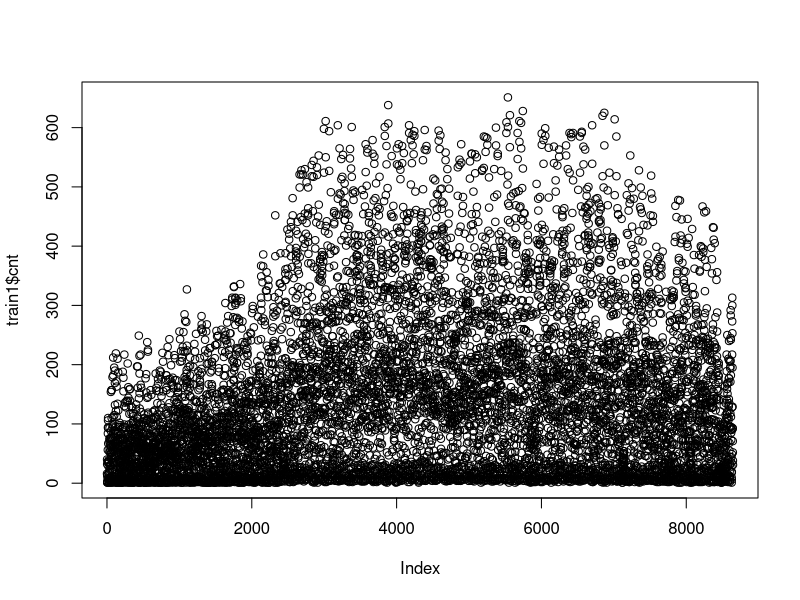
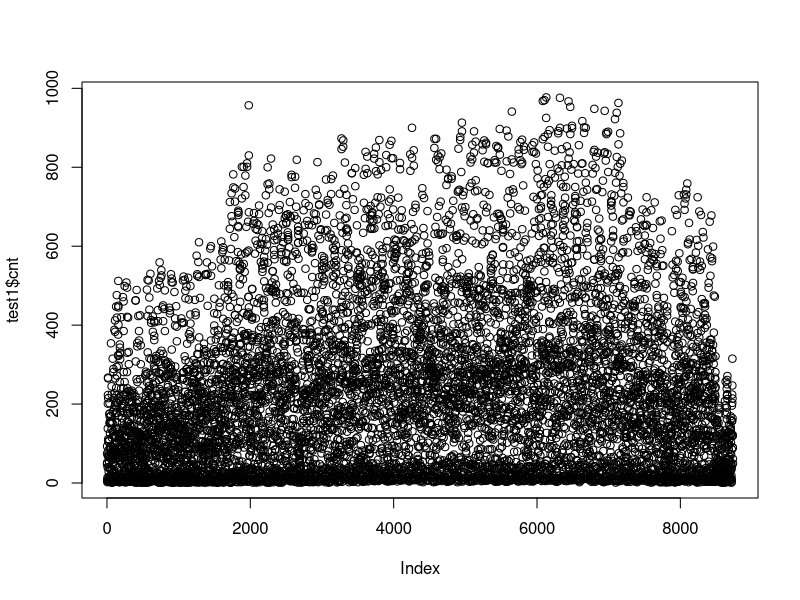

Generate these figures, in order, with R:
### BANA 288: Predictive Analytics

### Homework 2
### Name: Darshana Daga

### Question 1  
### Create two data sets from the original for analysis


setwd('C:\\Users\\darsh\\OneDrive\\Spring Quarter\\Predictive Analytics\\Assignment2')
options(stringsAsFactors = TRUE)    #need to run this twice
dat <- read.csv("hw2_hour.csv")
str(dat)
names(dat)
###  Creating dat1 - qualitative variables as factors
dat1 <- dat
dat1$mnth <- as.factor(dat1$mnth)
dat1$season <- as.factor(dat1$season)
dat1$hr <- as.factor(dat1$hr)
dat1$wkday <- as.factor(dat1$wkday)
dat1$weathersit <- as.factor(dat1$weathersit)
dat1 <- dat1[,c(15,1,3:14)]
str(dat1)
### Creating dat2 - with indicator variables
mnth <- as.factor(dat$mnth)
season <- as.factor(dat$season)
hr <- as.factor(dat$hr)
wkday <- as.factor(dat$wkday)
weathersit <- as.factor(dat$weathersit)
tmp_mnth <- data.frame(model.matrix(~mnth-1))
tmp_season <- data.frame(model.matrix(~season-1))
tmp_hr <- data.frame(model.matrix(~hr-1))
tmp_wkday <- data.frame(model.matrix(~wkday-1))
tmp_weathersit <- data.frame(model.matrix(~weathersit-1))
dat2 <- cbind(dat[,c(15,1,4)], tmp_season[,1:3], 
              tmp_mnth[,1:11], dat[,c(7,9)], 
              tmp_wkday[,1:6], tmp_hr[,1:23], 
              tmp_weathersit[,2:4], dat[,11:14])
rm(mnth, season, hr, wkday, weathersit)
rm(tmp_mnth, tmp_season, tmp_hr, tmp_wkday)
rm(tmp_weathersit)
dat2$workday <- NULL  
## removed workday as it seems to be co-linear with combination of weekday &  holidays together
str(dat2)



### Question 2 - Correlation

dat_cor <-data.frame(cor(dat[,c(15,1,3:14)])[,1])
colnames(dat_cor) <- 'correlation'
dat_cor


# The top 3 correlated variable to response (bike cnt) is temp, atemp and hr(temperature, feeling temperature and hour of the day). The variables do make sense, from a customer perspective if its cold (temp) or feels like cold (atemp) staying indoors seems more obvious choice, whereas if the temperatures are warmer, more people would like to step out. The relationship between temp, atemp and bike cnt is positive which is true to the former statement. Similarly people would be more active according to certain hour of the day, like morning school/work hours, lunch time, evening for going back home or just for fun. The positive correlation does suggest similar relationship among bike rental and the hour of the day.

### Question 3

part3 <- lm(cnt ~ season1 + season2 + season3 + hr0 + hr1 + hr2 + hr3
            + hr4 + hr5 + hr6 + hr7 + hr8 + hr9 + hr10 + hr11 + hr12 +
              hr13 + hr14 + hr15 + hr16 + hr17 + hr18 + hr19 +
              hr20 + hr21 + hr22 + weathersit2 + weathersit3 + weathersit4
            + temp + atemp + hum + windspeed, data = dat2)
summary(part3)

# The regression model part3 interpretation of coefficient of determination:
#   The part3 model explains 62.61% variability in the bike rentals,
# by using the seasonal variables, the hourly indicators,
# and the weather variables.
# At a 5% confidence level all variables except weathersit4 and hr6 are
# significant.
# Significant variables;
# 
# 1. Season 1  to 4
# 2. Hour 0 to 23 (except hour 6)
# 3. Weather 1, 2, and 3 (not weathersit4)
# 4. temp
# 5. atemp
# 6. hum
# 7. windspeed

### Question 4

part4 <- lm(cnt ~ season1 + season2 + season3 + hr0 + hr1 + hr2 + hr3
            + hr4 + hr5 + hr6 + hr7 + hr8 + hr9 + hr10 + hr11 + hr12 +
              hr13 + hr14 + hr15 + hr16 + hr17 + hr18 + hr19 +
              hr20 + hr21 + hr22 + weathersit2 + weathersit3
            + temp + atemp + hum + windspeed, data = dat2)
summary(part4)

### F Test
anova(part4,part3)


# Based on the part3 regression summary i removed the variables which
# were less significant at a 5% significance level. The two variables which
# were less significant are;
# 
# 1. Weathersit4
# 2. Hr6
# 
# I choose to remove only weathersit4 as practically the chances of extreme thunder or
# snow seems less reliable to describe variability in the sales (bike rental) forecasting.
# Hr6 however i decided to include in my model as it had 726 row observation which is a lot.
# And practically also the morning time should have a higher traffic and impact on the bike rentals.
# Then I ran a F test or anova to see if the model part4 performs better with 1 less variable and it does.
# The p value is 0.5744 which is very high and we fail to reject the null hypothesis,
# and model part4 is better than model part3. 

## Part 5

part5.1 <- lm(cnt ~., data = dat2)
summary(part5.1)

part5.2 <- lm(cnt ~ . - obs - mnth1 - mnth2 - mnth3 - mnth4 - 
                mnth5 - mnth6 - mnth8 - mnth10 - mnth11 - 
                wkday1 - wkday2 - wkday3 - wkday4 - wkday5 - weathersit4, data = dat2)
summary(part5.2)

part5 <- lm(cnt ~ . - obs - mnth1 - mnth2 - mnth3 - mnth4 -mnth5 - mnth6 - mnth8 -
              weathersit4, data = dat2)
summary(part5)



# I started by running a linear regression with all variables in. Then manually
# choose the variables which were significant at 5% significance level or higher while keeping an eye on the r squared,
# and removed variable which were less significant. From the initial all in
# model part5.1 with 53 variables with R squared of 0.6864, the model part5.2
# is giving similar result of R squared of 0.6848 but with just 37 variables.
# Practically the months effect will be covered within the year variable. 
# But i did feel that every day of week will have difference as some days would
# be more popular than other. So I decided to put back those variables.
# So my final model has 44 variables. Its also based on mthe fact that my
# adjusted R square only changed from 0.6855 to 0.6849 from all in model to 44
# variable model in part5, and r square is 0.6857.
# Also as learned from previous model, i did keep the hr6 as it seems important 
# business wise to include the peak hours and only removed weathersit4.

### Question 6


#dividing the data in train and test set
set.seed(123)
train_num <- sample(1:nrow(dat2), nrow(dat2) * 0.5)
dat.train <- dat2[train_num,]
dat.test <- dat2[-train_num,]

part6 <- lm(cnt ~ . - obs - mnth1 - mnth2 - mnth3 - mnth4 -mnth5 - mnth6 - mnth8 -
              weathersit4, data = dat2)
summary(part6)

#training
yhat.train1 <- predict(part6, dat.train)
#yhat.train
RSS.train1 <- sum((dat.train$cnt - yhat.train1)^2)
RSS.train1
MSE.train1 <- RSS.train1/(nrow(dat.train)-44-1)
MSE.train1
RMSE.train1 <- MSE.train1^0.5
RMSE.train1

#test
yhat.test1 <- predict(part6, dat.test)
#yhat.test1
RSS.test1 <- sum((dat.test$cnt - yhat.test1)^2)
RSS.test1
MSE.test1 <- RSS.test1/nrow(dat.test)
MSE.test1
RMSE.test1 <- MSE.test1^0.5
RMSE.test1

options(scipen=999)

tab1 <- matrix(c(RSS.train1, MSE.train1, RMSE.train1, 
                 RSS.test1, MSE.test1, RMSE.test1), ncol=2, byrow=FALSE)
colnames(tab1) <- c("Training6", "Test6")
rownames(tab1) <- c("RSS", "MSE", 
                    "RMSE")
tab1

# From the model part6 we calculate the RSS, MSE and RMSE on both training and
# test set. We can see that the numbers in both training and test sets for all
# the parameters are quite close with this model of selection. But its important 
# to notice the fit is slightly better on the training set than the test showing
# bias towards the training data than the test data. I do feel the model has
# high variance, but is relatively stable for both training and test set.
# But improvement in overall model fit has to be worked on further 
# as the R-squared is still around 68.57%.


### Question 7

part7 <- lm(cnt ~ ., data = dat.train)
summary(part7)

#training
yhat.train2 <- predict(part7, dat.train)
#yhat.train2
RSS.train2 <- sum((dat.train$cnt - yhat.train2)^2)
RSS.train2
MSE.train2 <- RSS.train2/(nrow(dat.train)-53-1)
MSE.train2
RMSE.train2 <- MSE.train2^0.5
RMSE.train2

#test
yhat.test2 <- predict(part7, dat.test)
#yhat.test2
RSS.test2 <- sum((dat.test$cnt - yhat.test2)^2)
RSS.test2
MSE.test2<- RSS.test2/nrow(dat.test)
MSE.test2
RMSE.test2 <- MSE.test2^0.5
RMSE.test2

options(scipen=999)

tab2 <- matrix(c(RSS.train2, MSE.train2, RMSE.train2, 
                 RSS.test2, MSE.test2, RMSE.test2), ncol=2, byrow=FALSE)
colnames(tab2) <- c("Training7", "Test7")
rownames(tab2) <- c("RSS", "MSE", 
                    "RMSE")
tab2
#combining the output from model part6 7 model part7 to compare the fit
compare <- cbind(tab1, tab2)
compare


# As we can see the model part6 has slightly better fit on training and test set
# when compared to model part 7.With RMSE 101.5367 for training and 102.1046 
# for test in part6 and 101.3428 for training and 102.4509 for test.
# Even though the model part7 is more flexible, part6 had a better bias-variance 
# trade-off and has about 9 less variables (44 variable in part6 vs 53 in part7).

### Question 8

#dividing the data in train and test set
train1 <- dat2[dat2$yr == 0,]
test1 <- dat2[dat2$yr == 1,]

#plotting the bike rental cnt for both years
plot(train1$cnt)
plot(test1$cnt)

#running the all in regression model on training data
part8 <- lm(cnt ~ ., data = train1)
summary(part8)

#training
yhat.train3 <- predict(part8, train1)
#yhat.train3
RSS.train3 <- sum((train1$cnt - yhat.train3)^2)
RSS.train3
MSE.train3 <- RSS.train3/(nrow(train1)-53-1)
MSE.train3
RMSE.train3 <- MSE.train3^0.5
RMSE.train3

#test
yhat.test3 <- predict(part8, test1)
#yhat.test3
RSS.test3 <- sum((test1$cnt - yhat.test3)^2)
RSS.test3
MSE.test3<- RSS.test3/nrow(test1)
MSE.test3
RMSE.test3 <- MSE.test3^0.5
RMSE.test3

options(scipen=999)

tab3 <- matrix(c(RSS.train3, MSE.train3, RMSE.train3, 
                 RSS.test3, MSE.test3, RMSE.test3), ncol=2, byrow=FALSE)
colnames(tab3) <- c("Training8", "Test8")
rownames(tab3) <- c("RSS", "MSE", 
                    "RMSE")
tab3


# Compared to the earlier two models part6 & part7, the current model performs 
# really badly on the training model(RMSE = 75.34)
# but fits very well on the test model(RMSE = 190.8469)
# It also has to be noted from the two plots that looks like there is visible 
# differences in the bike rentals in year 1 compared to year 2. And it seems 
# to be the reason that the model might not be fitting so well as it cannot
# explain the variability in year 1 or the training data.The model8
# is not biased for the training data but is more flexible and accommodates 
# changes of the test data for year 2.

### Question 9
# The managers of the bike rental should know few things about the predictions and models;
# 
# 1. As  seen in part8 each year is unique and definitely a relatively flexible model 
# will be more helpful to cover some of that variance year on year.Also a more random
# selection of sales instances is better for training model than yearly split.
# 2. The weather factor do seem quite related for predicting sales for next years.
# 3. There is still a lot of room for improvement but as per the current working
# model part6 seems to be doing well enough to help predict the year3 sales.
# The model part6 is relatively less flexible but is more consistent and stable
# across the training and test set.
# 4. For future prediction the variance coverage has to be improved. Currently
# we are explaining less than 70% of the variability and it can cost us huge
# dollars in lost revenues. 

### Question 10

part10A <- lm(cnt~. + I(hum^2), data = dat.train)
summary(part10A)


#training
yhat.train4 <- predict(part10A, dat.train)
RSS.train4 <- sum((dat.train$cnt - yhat.train4)^2)
MSE.train4 <- RSS.train4/(nrow(dat.train)-54-1)
RMSE.train4 <- MSE.train4^0.5

#test
yhat.test4 <- predict(part10A, dat.test)
RSS.test4 <- sum((dat.test$cnt - yhat.test4)^2)
MSE.test4 <- RSS.test4/(nrow(dat.test))
RMSE.test4 <- MSE.test4^0.5

options(scipen=999)

tab4 <- matrix(c(RSS.train4, MSE.train4, RMSE.train4, 
                 RSS.test4, MSE.test4, RMSE.test4), ncol=2, byrow=FALSE)
colnames(tab4) <- c("Training10A", "Test10A")
rownames(tab4) <- c("RSS", "MSE", 
                    "RMSE")
tab4

part10B <- lm(cnt~. + I(hum*season2), data = dat.train)
summary(part10B)


#training
yhat.train5 <- predict(part10B, dat.train)
RSS.train5<- sum((dat.train$cnt - yhat.train5)^2)
MSE.train5 <- RSS.train5/(nrow(dat.train)-54-1)
RMSE.train5 <- MSE.train5^0.5

#test
yhat.test5 <- predict(part10B, dat.test)
RSS.test5 <- sum((dat.test$cnt - yhat.test5)^2)
MSE.test5 <- RSS.test5/(nrow(dat.test))
RMSE.test5 <- MSE.test5^0.5

options(scipen=999)

tab5 <- matrix(c(RSS.train4, MSE.train4, RMSE.train4, 
                 RSS.test4, MSE.test4, RMSE.test4), ncol=2, byrow=FALSE)
colnames(tab5) <- c("Training10B", "Test10B")
rownames(tab5) <- c("RSS", "MSE", 
                    "RMSE")
tab5

compare10 <- cbind(tab1, tab4, tab5)
compare10


# As you can see from the above table compare10, there is not huge changes in
# the RMSE but a slight decline in the training RMSE with the quadratic variable 
# as well as with the interaction variable.  it drops from RMSE of 101.5367 to
# 101.2037. There can be further improvements made on this model. 





